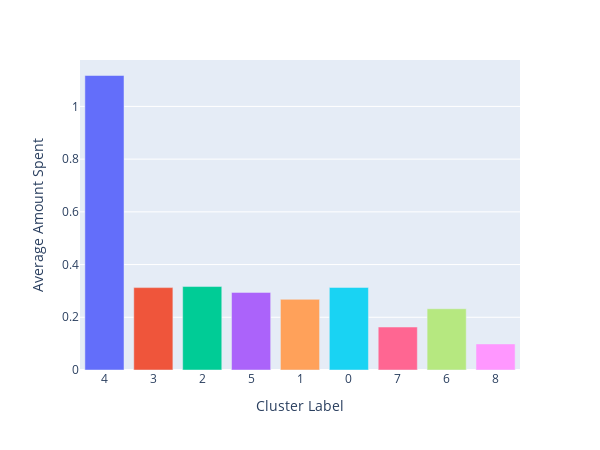

The notebook cell saved with this chart:
### Code cell
# Barchart
counts = [cluster_mean_spending[n] for n in bins]

# bins, same order of bins as previous histogram will be used for comparison
fig = px.bar(x=bins, y=counts, labels={'x':'Cluster Label', 'y':'Average Amount Spent'}, width = 600, height=450,color = px.colors.qualitative.Plotly[:9])
fig.update_layout(xaxis = dict(tickmode = 'array',
                                showticklabels =  True,
                                type = 'category'
                              ),
                  showlegend=False
                 )
fig.show()

### Figure 1 — Plotly figure (JSON) as saved in the notebook; plotly's stock layout.template omitted (floating-point values rounded to 4 significant figures)
{"data": [{"alignmentgroup": "True", "hovertemplate": "color=#636EFA<br>Cluster Label=%{x}<br>Average Amount Spent=%{y}<extra></extra>", "legendgroup": "#636EFA", "marker": {"color": "#636efa", "pattern": {"shape": ""}}, "name": "#636EFA", "offsetgroup": "#636EFA", "orientation": "v", "showlegend": true, "textposition": "auto", "type": "bar", "x": [4], "xaxis": "x", "y": [1.117], "yaxis": "y"}, {"alignmentgroup": "True", "hovertemplate": "color=#EF553B<br>Cluster Label=%{x}<br>Average Amount Spent=%{y}<extra></extra>", "legendgroup": "#EF553B", "marker": {"color": "#EF553B", "pattern": {"shape": ""}}, "name": "#EF553B", "offsetgroup": "#EF553B", "orientation": "v", "showlegend": true, "textposition": "auto", "type": "bar", "x": [3], "xaxis": "x", "y": [0.3126], "yaxis": "y"}, {"alignmentgroup": "True", "hovertemplate": "color=#00CC96<br>Cluster Label=%{x}<br>Average Amount Spent=%{y}<extra></extra>", "legendgroup": "#00CC96", "marker": {"color": "#00cc96", "pattern": {"shape": ""}}, "name": "#00CC96", "offsetgroup": "#00CC96", "orientation": "v", "showlegend": true, "textposition": "auto", "type": "bar", "x": [2], "xaxis": "x", "y": [0.3165], "yaxis": "y"}, {"alignmentgroup": "True", "hovertemplate": "color=#AB63FA<br>Cluster Label=%{x}<br>Average Amount Spent=%{y}<extra></extra>", "legendgroup": "#AB63FA", "marker": {"color": "#ab63fa", "pattern": {"shape": ""}}, "name": "#AB63FA", "offsetgroup": "#AB63FA", "orientation": "v", "showlegend": true, "textposition": "auto", "type": "bar", "x": [5], "xaxis": "x", "y": [0.2944], "yaxis": "y"}, {"alignmentgroup": "True", "hovertemplate": "color=#FFA15A<br>Cluster Label=%{x}<br>Average Amount Spent=%{y}<extra></extra>", "legendgroup": "#FFA15A", "marker": {"color": "#FFA15A", "pattern": {"shape": ""}}, "name": "#FFA15A", "offsetgroup": "#FFA15A", "orientation": "v", "showlegend": true, "textposition": "auto", "type": "bar", "x": [1], "xaxis": "x", "y": [0.2681], "yaxis": "y"}, {"alignmentgroup": "True", "hovertemplate": "color=#19D3F3<br>Cluster Label=%{x}<br>Average Amount Spent=%{y}<extra></extra>", "legendgroup": "#19D3F3", "marker": {"color": "#19d3f3", "pattern": {"shape": ""}}, "name": "#19D3F3", "offsetgroup": "#19D3F3", "orientation": "v", "showlegend": true, "textposition": "auto", "type": "bar", "x": [0], "xaxis": "x", "y": [0.3133], "yaxis": "y"}, {"alignmentgroup": "True", "hovertemplate": "color=#FF6692<br>Cluster Label=%{x}<br>Average Amount Spent=%{y}<extra></extra>", "legendgroup": "#FF6692", "marker": {"color": "#FF6692", "pattern": {"shape": ""}}, "name": "#FF6692", "offsetgroup": "#FF6692", "orientation": "v", "showlegend": true, "textposition": "auto", "type": "bar", "x": [7], "xaxis": "x", "y": [0.1631], "yaxis": "y"}, {"alignmentgroup": "True", "hovertemplate": "color=#B6E880<br>Cluster Label=%{x}<br>Average Amount Spent=%{y}<extra></extra>", "legendgroup": "#B6E880", "marker": {"color": "#B6E880", "pattern": {"shape": ""}}, "name": "#B6E880", "offsetgroup": "#B6E880", "orientation": "v", "showlegend": true, "textposition": "auto", "type": "bar", "x": [6], "xaxis": "x", "y": [0.2323], "yaxis": "y"}, {"alignmentgroup": "True", "hovertemplate": "color=#FF97FF<br>Cluster Label=%{x}<br>Average Amount Spent=%{y}<extra></extra>", "legendgroup": "#FF97FF", "marker": {"color": "#FF97FF", "pattern": {"shape": ""}}, "name": "#FF97FF", "offsetgroup": "#FF97FF", "orientation": "v", "showlegend": true, "textposition": "auto", "type": "bar", "x": [8], "xaxis": "x", "y": [0.09891], "yaxis": "y"}], "layout": {"barmode": "relative", "height": 450, "legend": {"title": {"text": "color"}, "tracegroupgap": 0}, "margin": {"t": 60}, "showlegend": false, "width": 600, "xaxis": {"anchor": "y", "autorange": true, "domain": [0, 1], "range": [-0.5, 8.5], "showticklabels": true, "tickmode": "array", "title": {"text": "Cluster Label"}, "type": "category"}, "yaxis": {"anchor": "x", "autorange": true, "domain": [0, 1], "range": [0, 1.176], "title": {"text": "Average Amount Spent"}, "type": "linear"}}}
